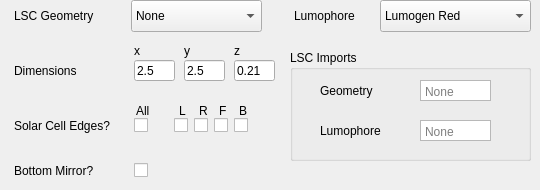
    <widget class="QWidget" name="tab_3">
     <attribute name="title">
      <string>3</string>
     </attribute>
     <widget class="QCheckBox" name="checkBox_13">
      <property name="geometry">
       <rect>
        <x>174</x>
        <y>110</y>
        <width>21</width>
        <height>31</height>
       </rect>
      </property>
      <property name="text">
       <string/>
      </property>
     </widget>
     <widget class="QGroupBox" name="groupBox_7">
      <property name="geometry">
       <rect>
        <x>290</x>
        <y>50</y>
        <width>241</width>
        <height>111</height>
       </rect>
      </property>
      <property name="title">
       <string>LSC Imports</string>
      </property>
      <widget class="QPlainTextEdit" name="plainTextEdit_24">
       <property name="geometry">
        <rect>
         <x>130</x>
         <y>30</y>
         <width>71</width>
         <height>21</height>
        </rect>
       </property>
       <property name="sizePolicy">
        <sizepolicy hsizetype="Expanding" vsizetype="Expanding">
         <horstretch>0</horstretch>
         <verstretch>0</verstretch>
        </sizepolicy>
       </property>
       <property name="verticalScrollBarPolicy">
        <enum>Qt::ScrollBarAlwaysOff</enum>
       </property>
       <property name="horizontalScrollBarPolicy">
        <enum>Qt::ScrollBarAlwaysOff</enum>
       </property>
       <property name="lineWrapMode">
        <enum>QPlainTextEdit::NoWrap</enum>
       </property>
       <property name="readOnly">
        <bool>true</bool>
       </property>
       <property name="placeholderText">
        <string>None</string>
       </property>
      </widget>
      <widget class="QPlainTextEdit" name="plainTextEdit_25">
       <property name="geometry">
        <rect>
         <x>130</x>
         <y>70</y>
         <width>71</width>
         <height>21</height>
        </rect>
       </property>
       <property name="sizePolicy">
        <sizepolicy hsizetype="Expanding" vsizetype="Expanding">
         <horstretch>0</horstretch>
         <verstretch>0</verstretch>
        </sizepolicy>
       </property>
       <property name="verticalScrollBarPolicy">
        <enum>Qt::ScrollBarAlwaysOff</enum>
       </property>
       <property name="horizontalScrollBarPolicy">
        <enum>Qt::ScrollBarAlwaysOff</enum>
       </property>
       <property name="lineWrapMode">
        <enum>QPlainTextEdit::NoWrap</enum>
       </property>
       <property name="readOnly">
        <bool>true</bool>
       </property>
       <property name="placeholderText">
        <string>None</string>
       </property>
      </widget>
      <widget class="QLabel" name="label_65">
       <property name="geometry">
        <rect>
         <x>30</x>
         <y>30</y>
         <width>91</width>
         <height>21</height>
        </rect>
       </property>
       <property name="text">
        <string>Geometry</string>
       </property>
      </widget>
      <widget class="QLabel" name="label_66">
       <property name="geometry">
        <rect>
         <x>30</x>
         <y>70</y>
         <width>91</width>
         <height>21</height>
        </rect>
       </property>
       <property name="text">
        <string>Lumophore</string>
       </property>
      </widget>
     </widget>
     <widget class="QLineEdit" name="lineEdit_17">
      <property name="geometry">
       <rect>
        <x>234</x>
        <y>60</y>
        <width>41</width>
        <height>21</height>
       </rect>
      </property>
      <property name="text">
       <string>0.21</string>
      </property>
      <property name="placeholderText">
       <string>z</string>
      </property>
     </widget>
     <widget class="QLabel" name="label_67">
      <property name="geometry">
       <rect>
        <x>14</x>
        <y>5</y>
        <width>111</width>
        <height>21</height>
       </rect>
      </property>
      <property name="text">
       <string>LSC Geometry</string>
      </property>
     </widget>
     <widget class="QLabel" name="label_68">
      <property name="geometry">
       <rect>
        <x>14</x>
        <y>160</y>
        <width>111</width>
        <height>21</height>
       </rect>
      </property>
      <property name="text">
       <string>Bottom Mirror?</string>
      </property>
     </widget>
     <widget class="QLabel" name="label_69">
      <property name="geometry">
       <rect>
        <x>219</x>
        <y>100</y>
        <width>16</width>
        <height>21</height>
       </rect>
      </property>
      <property name="text">
       <string>F</string>
      </property>
     </widget>
     <widget class="QCheckBox" name="checkBox_14">
      <property name="geometry">
       <rect>
        <x>214</x>
        <y>110</y>
        <width>21</width>
        <height>31</height>
       </rect>
      </property>
      <property name="text">
       <string/>
      </property>
     </widget>
     <widget class="QLabel" name="label_70">
      <property name="geometry">
       <rect>
        <x>179</x>
        <y>100</y>
        <width>16</width>
        <height>21</height>
       </rect>
      </property>
      <property name="text">
       <string>L</string>
      </property>
     </widget>
     <widget class="QLabel" name="label_71">
      <property name="geometry">
       <rect>
        <x>184</x>
        <y>40</y>
        <width>21</width>
        <height>21</height>
       </rect>
      </property>
      <property name="text">
       <string>y</string>
      </property>
     </widget>
     <widget class="QCheckBox" name="checkBox_15">
      <property name="geometry">
       <rect>
        <x>194</x>
        <y>110</y>
        <width>21</width>
        <height>31</height>
       </rect>
      </property>
      <property name="text">
       <string/>
      </property>
     </widget>
     <widget class="QLabel" name="label_72">
      <property name="geometry">
       <rect>
        <x>134</x>
        <y>40</y>
        <width>21</width>
        <height>21</height>
       </rect>
      </property>
      <property name="text">
       <string>x</string>
      </property>
     </widget>
     <widget class="QComboBox" name="comboBox_6">
      <property name="geometry">
       <rect>
        <x>380</x>
        <y>0</y>
        <width>151</width>
        <height>32</height>
       </rect>
      </property>
      <item>
       <property name="text">
        <string>Lumogen Red</string>
       </property>
      </item>
      <item>
       <property name="text">
        <string>Import Custom</string>
       </property>
      </item>
     </widget>
     <widget class="QCheckBox" name="checkBox_16">
      <property name="geometry">
       <rect>
        <x>134</x>
        <y>110</y>
        <width>21</width>
        <height>31</height>
       </rect>
      </property>
      <property name="text">
       <string/>
      </property>
      <property name="checked">
       <bool>false</bool>
      </property>
     </widget>
     <widget class="QCheckBox" name="checkBox_17">
      <property name="geometry">
       <rect>
        <x>134</x>
        <y>160</y>
        <width>86</width>
        <height>21</height>
       </rect>
      </property>
      <property name="text">
       <string/>
      </property>
     </widget>
     <widget class="QLabel" name="label_73">
      <property name="geometry">
       <rect>
        <x>14</x>
        <y>60</y>
        <width>91</width>
        <height>21</height>
       </rect>
      </property>
      <property name="text">
       <string>Dimensions</string>
      </property>
     </widget>
     <widget class="QComboBox" name="comboBox_7">
      <property name="geometry">
       <rect>
        <x>131</x>
        <y>0</y>
        <width>131</width>
        <height>32</height>
       </rect>
      </property>
      <item>
       <property name="text">
        <string>None</string>
       </property>
      </item>
      <item>
       <property name="text">
        <string>Box</string>
       </property>
      </item>
      <item>
       <property name="text">
        <string>Cylinder</string>
       </property>
      </item>
      <item>
       <property name="text">
        <string>Sphere</string>
       </property>
      </item>
      <item>
       <property name="text">
        <string>Import Mesh</string>
       </property>
      </item>
     </widget>
     <widget class="QCheckBox" name="checkBox_18">
      <property name="geometry">
       <rect>
        <x>234</x>
        <y>110</y>
        <width>21</width>
        <height>31</height>
       </rect>
      </property>
      <property name="text">
       <string/>
      </property>
     </widget>
     <widget class="QLineEdit" name="lineEdit_18">
      <property name="geometry">
       <rect>
        <x>184</x>
        <y>60</y>
        <width>41</width>
        <height>21</height>
       </rect>
      </property>
      <property name="text">
       <string>2.5</string>
      </property>
      <property name="placeholderText">
       <string>x/y</string>
      </property>
     </widget>
     <widget class="QLabel" name="label_74">
      <property name="geometry">
       <rect>
        <x>239</x>
        <y>100</y>
        <width>16</width>
        <height>21</height>
       </rect>
      </property>
      <property name="text">
       <string>B</string>
      </property>
     </widget>
     <widget class="QLabel" name="label_75">
      <property name="geometry">
       <rect>
        <x>234</x>
        <y>40</y>
        <width>16</width>
        <height>21</height>
       </rect>
      </property>
      <property name="text">
       <string>z</string>
      </property>
     </widget>
     <widget class="QLabel" name="label_76">
      <property name="geometry">
       <rect>
        <x>294</x>
        <y>5</y>
        <width>91</width>
        <height>21</height>
       </rect>
      </property>
      <property name="text">
       <string>Lumophore</string>
      </property>
     </widget>
     <widget class="QLabel" name="label_77">
      <property name="geometry">
       <rect>
        <x>136</x>
        <y>100</y>
        <width>21</width>
        <height>21</height>
       </rect>
      </property>
      <property name="text">
       <string>All</string>
      </property>
     </widget>
     <widget class="QLabel" name="label_78">
      <property name="geometry">
       <rect>
        <x>199</x>
        <y>100</y>
        <width>16</width>
        <height>21</height>
       </rect>
      </property>
      <property name="text">
       <string>R</string>
      </property>
     </widget>
     <widget class="QLabel" name="label_79">
      <property name="geometry">
       <rect>
        <x>14</x>
        <y>115</y>
        <width>111</width>
        <height>21</height>
       </rect>
      </property>
      <property name="text">
       <string>Solar Cell Edges?</string>
      </property>
     </widget>
     <widget class="QLineEdit" name="lineEdit_19">
      <property name="geometry">
       <rect>
        <x>134</x>
        <y>60</y>
        <width>41</width>
        <height>21</height>
       </rect>
      </property>
      <property name="text">
       <string>2.5</string>
      </property>
      <property name="placeholderText">
       <string>x/y</string>
      </property>
     </widget>
    </widget>
